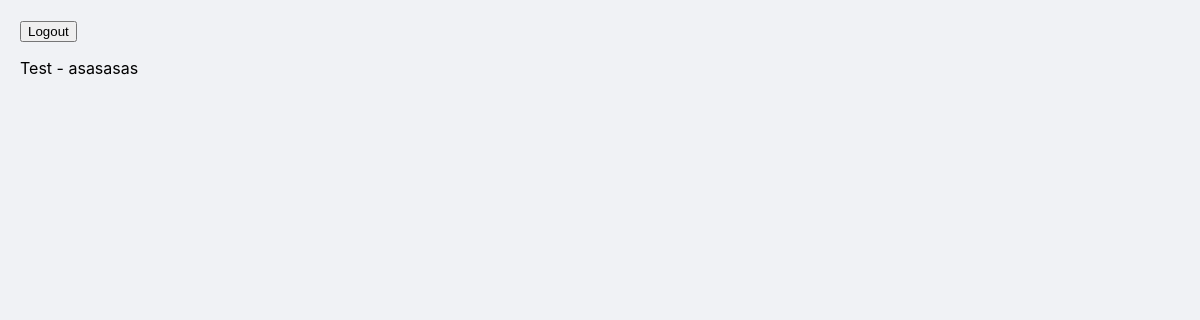
The page /management/ on the database as committed earlier.
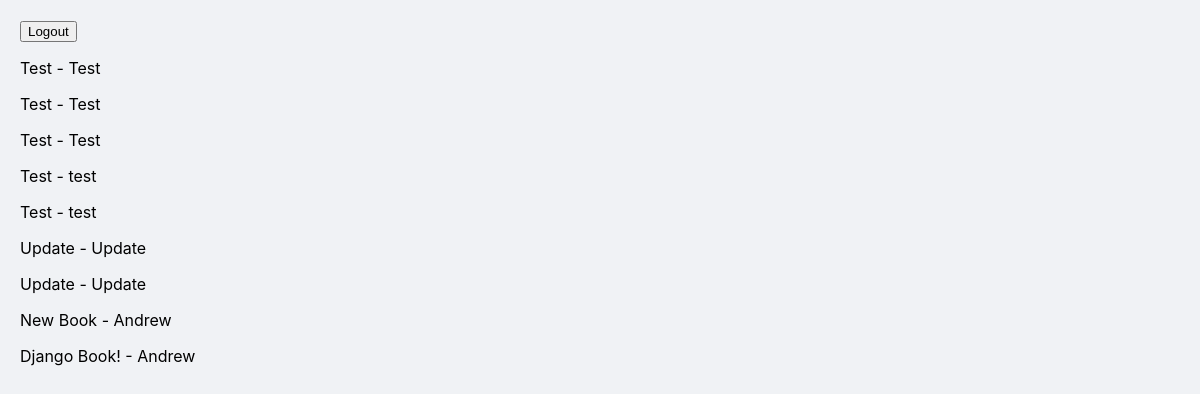
The same page on the database as committed later.
### management/models.py (models this page shows)
class Book(models.Model):
    name = models.CharField(max_length=80)
    author = models.CharField(max_length=80)

### management/views.py (the view)
# urls.py: path("", BookListView.as_view()),
class BookListView(ListView):
    model=Book
    template_name='book/index.html'

### management/templates/book/index.html (shortened to what this page needs)
{% extends "base.html" %}
{% block content %}
<form action="{% url 'logout' %}" method="post">
    <button type="submit">Logout</button>
</form>
    {% for b in object_list %}
        <p>{{ b.name }} - {{ b.author }}</p>
    {% endfor %}
{% endblock content %}

### elements/templates/base.html (shortened to what this page needs)
{% load static %}
<!DOCTYPE html>
<html lang="en">
<head>
    <link rel="stylesheet" href="{% static 'css/styles.css' %}">
</head>
<body>
    <div>
        {% block content %}
        {% endblock content %}
    </div>
</body>
</html>

### elements/static/css/styles.css (style rules this page uses)
body { font-family: -apple-system, BlinkMacSystemFont, "Segoe UI", Roboto, Helvetica, Arial, sans-serif; background-color: #f0f2f5; margin: 0; padding: 20px; }

Rows that differ between the two databases and show on the page:
removed Book: name "Test", author "asasasas"
added Book: name "Test", author "Test"
added Book: name "Test", author "Test"
added Book: name "Test", author "Test"
added Book: name "Test", author "test"
added Book: name "Test", author "test"
added Book: name "Update", author "Update"
added Book: name "Update", author "Update"
added Book: name "New Book", author "Andrew"
added Book: name "Django Book!", author "Andrew"
